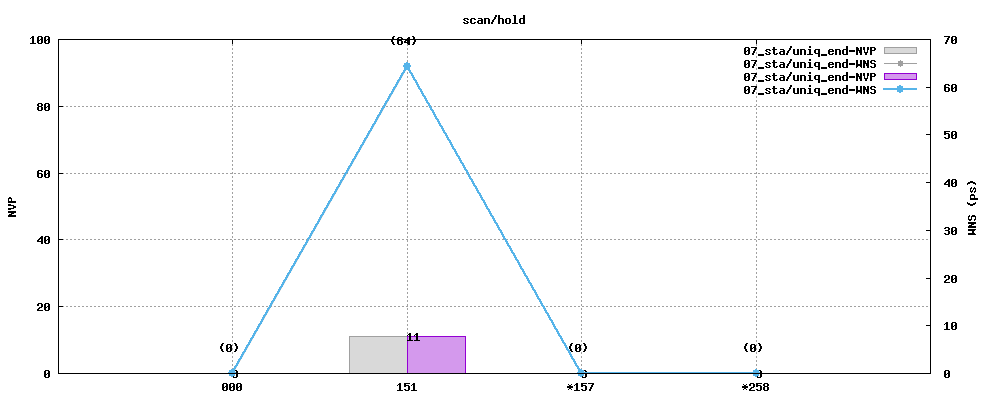

Source code (gnuplot):
set title "scan/hold"
set term png truecolor size 1000,400 medium
set output "uniq_end/scan/hold.nvp_wns.full.png"
set style data histogram
set style histogram clustered gap 1
set style fill solid 0.4 border
set grid
set size 1,1
set yrange [0:100]
set ylabel "NVP"
set y2label "WNS (ps)"
set ytics nomirror
set y2tics
plot "uniq_end/scan/hold.nvp_wns.dat" using 2:xticlabels(1) lc 0 axis x1y1  title "07_sta/uniq_end-NVP", \
     "uniq_end/scan/hold.nvp_wns.dat" using 3:xticlabels(1) with linespoints lc 0 lw 1 pt 7 ps 1 axis x1y2  title "07_sta/uniq_end-WNS", \
     "uniq_end/scan/hold.nvp_wns.dat" using 2:xticlabels(1) lc 1 axis x1y1  title "07_sta/uniq_end-NVP", \
     "uniq_end/scan/hold.nvp_wns.dat" using 0:2:2 with labels left offset 0,0 notitle, \
     "uniq_end/scan/hold.nvp_wns.dat" using 3:xticlabels(1) with linespoints lc 3 lw 2 pt 7 ps 1 axis x1y2  title "07_sta/uniq_end-WNS", \
     "uniq_end/scan/hold.nvp_wns.dat" using 0:3:(sprintf("(%d)",$3)) with labels center offset -0.5,2 axis x1y2 notitle lc 3
